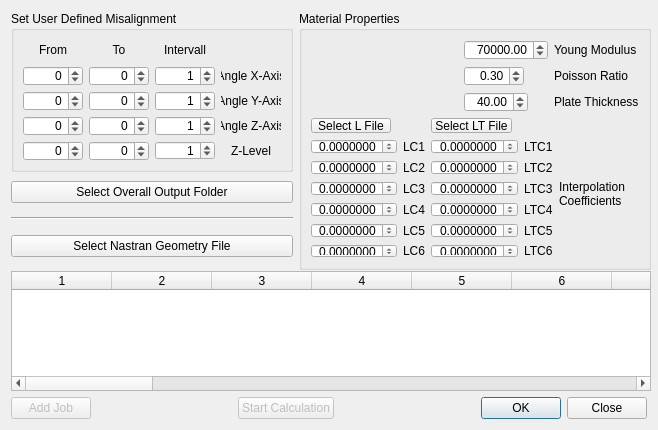
<?xml version="1.0" encoding="UTF-8"?>
<ui version="4.0">
 <class>dialog</class>
 <widget class="QDialog" name="dialog">
  <property name="geometry">
   <rect>
    <x>0</x>
    <y>0</y>
    <width>658</width>
    <height>430</height>
   </rect>
  </property>
  <property name="sizePolicy">
   <sizepolicy hsizetype="Expanding" vsizetype="Expanding">
    <horstretch>0</horstretch>
    <verstretch>0</verstretch>
   </sizepolicy>
  </property>
  <property name="minimumSize">
   <size>
    <width>658</width>
    <height>430</height>
   </size>
  </property>
  <property name="maximumSize">
   <size>
    <width>658</width>
    <height>430</height>
   </size>
  </property>
  <property name="windowTitle">
   <string>Machining Distortion Prediction</string>
  </property>
  <layout class="QGridLayout" name="gridLayout_8">
   <item row="0" column="0">
    <widget class="QGroupBox" name="groupBox_3">
     <property name="minimumSize">
      <size>
       <width>282</width>
       <height>161</height>
      </size>
     </property>
     <property name="maximumSize">
      <size>
       <width>282</width>
       <height>161</height>
      </size>
     </property>
     <property name="title">
      <string>Set User Defined Misalignment</string>
     </property>
     <layout class="QGridLayout" name="gridLayout_2">
      <item row="0" column="0">
       <layout class="QGridLayout" name="gridLayout">
        <item row="0" column="0">
         <widget class="QLabel" name="label_24">
          <property name="text">
           <string>From</string>
          </property>
          <property name="alignment">
           <set>Qt::AlignCenter</set>
          </property>
         </widget>
        </item>
        <item row="0" column="1">
         <widget class="QLabel" name="label_25">
          <property name="text">
           <string>To</string>
          </property>
          <property name="alignment">
           <set>Qt::AlignCenter</set>
          </property>
         </widget>
        </item>
        <item row="0" column="2">
         <widget class="QLabel" name="label_26">
          <property name="text">
           <string>Intervall</string>
          </property>
          <property name="alignment">
           <set>Qt::AlignCenter</set>
          </property>
         </widget>
        </item>
        <item row="0" column="3">
         <spacer name="horizontalSpacer_3">
          <property name="orientation">
           <enum>Qt::Horizontal</enum>
          </property>
          <property name="sizeHint" stdset="0">
           <size>
            <width>40</width>
            <height>20</height>
           </size>
          </property>
         </spacer>
        </item>
        <item row="1" column="0">
         <widget class="QSpinBox" name="spinBox_misalignment_x_from">
          <property name="minimumSize">
           <size>
            <width>60</width>
            <height>20</height>
           </size>
          </property>
          <property name="alignment">
           <set>Qt::AlignRight|Qt::AlignTrailing|Qt::AlignVCenter</set>
          </property>
          <property name="minimum">
           <number>-99</number>
          </property>
         </widget>
        </item>
        <item row="1" column="1">
         <widget class="QSpinBox" name="spinBox_misalignment_x_to">
          <property name="minimumSize">
           <size>
            <width>60</width>
            <height>20</height>
           </size>
          </property>
          <property name="alignment">
           <set>Qt::AlignRight|Qt::AlignTrailing|Qt::AlignVCenter</set>
          </property>
          <property name="minimum">
           <number>-99</number>
          </property>
         </widget>
        </item>
        <item row="1" column="3">
         <widget class="QLabel" name="label">
          <property name="text">
           <string>Angle X-Axis</string>
          </property>
          <property name="alignment">
           <set>Qt::AlignCenter</set>
          </property>
         </widget>
        </item>
        <item row="2" column="0">
         <widget class="QSpinBox" name="spinBox_misalignment_y_from">
          <property name="minimumSize">
           <size>
            <width>60</width>
            <height>20</height>
           </size>
          </property>
          <property name="alignment">
           <set>Qt::AlignRight|Qt::AlignTrailing|Qt::AlignVCenter</set>
          </property>
          <property name="minimum">
           <number>-99</number>
          </property>
         </widget>
        </item>
        <item row="2" column="1">
         <widget class="QSpinBox" name="spinBox_misalignment_y_to">
          <property name="minimumSize">
           <size>
            <width>60</width>
            <height>20</height>
           </size>
          </property>
          <property name="alignment">
           <set>Qt::AlignRight|Qt::AlignTrailing|Qt::AlignVCenter</set>
          </property>
          <property name="minimum">
           <number>-99</number>
          </property>
         </widget>
        </item>
        <item row="2" column="3">
         <widget class="QLabel" name="label_2">
          <property name="text">
           <string>Angle Y-Axis</string>
          </property>
          <property name="alignment">
           <set>Qt::AlignCenter</set>
          </property>
         </widget>
        </item>
        <item row="3" column="0">
         <widget class="QSpinBox" name="spinBox_misalignment_z_from">
          <property name="minimumSize">
           <size>
            <width>60</width>
            <height>20</height>
           </size>
          </property>
          <property name="alignment">
           <set>Qt::AlignRight|Qt::AlignTrailing|Qt::AlignVCenter</set>
          </property>
          <property name="minimum">
           <number>-99</number>
          </property>
         </widget>
        </item>
        <item row="3" column="1">
         <widget class="QSpinBox" name="spinBox_misalignment_z_to">
          <property name="minimumSize">
           <size>
            <width>60</width>
            <height>20</height>
           </size>
          </property>
          <property name="alignment">
           <set>Qt::AlignRight|Qt::AlignTrailing|Qt::AlignVCenter</set>
          </property>
          <property name="minimum">
           <number>-99</number>
          </property>
         </widget>
        </item>
        <item row="3" column="3">
         <widget class="QLabel" name="label_3">
          <property name="text">
           <string>Angle Z-Axis</string>
          </property>
          <property name="alignment">
           <set>Qt::AlignCenter</set>
          </property>
         </widget>
        </item>
        <item row="4" column="0">
         <widget class="QSpinBox" name="spinBox_z_level_from">
          <property name="minimumSize">
           <size>
            <width>60</width>
            <height>20</height>
           </size>
          </property>
          <property name="layoutDirection">
           <enum>Qt::LeftToRight</enum>
          </property>
          <property name="alignment">
           <set>Qt::AlignRight|Qt::AlignTrailing|Qt::AlignVCenter</set>
          </property>
          <property name="minimum">
           <number>-99</number>
          </property>
         </widget>
        </item>
        <item row="4" column="1">
         <widget class="QSpinBox" name="spinBox_z_level_to">
          <property name="minimumSize">
           <size>
            <width>60</width>
            <height>20</height>
           </size>
          </property>
          <property name="alignment">
           <set>Qt::AlignRight|Qt::AlignTrailing|Qt::AlignVCenter</set>
          </property>
          <property name="minimum">
           <number>-99</number>
          </property>
         </widget>
        </item>
        <item row="4" column="3">
         <widget class="QLabel" name="label_27">
          <property name="text">
           <string>Z-Level</string>
          </property>
          <property name="alignment">
           <set>Qt::AlignCenter</set>
          </property>
         </widget>
        </item>
        <item row="1" column="2">
         <widget class="QSpinBox" name="spinBox_misalignment_x_intervall">
          <property name="minimumSize">
           <size>
            <width>60</width>
            <height>20</height>
           </size>
          </property>
          <property name="alignment">
           <set>Qt::AlignRight|Qt::AlignTrailing|Qt::AlignVCenter</set>
          </property>
          <property name="minimum">
           <number>-99</number>
          </property>
          <property name="value">
           <number>1</number>
          </property>
         </widget>
        </item>
        <item row="2" column="2">
         <widget class="QSpinBox" name="spinBox_misalignment_y_intervall">
          <property name="minimumSize">
           <size>
            <width>60</width>
            <height>20</height>
           </size>
          </property>
          <property name="alignment">
           <set>Qt::AlignRight|Qt::AlignTrailing|Qt::AlignVCenter</set>
          </property>
          <property name="minimum">
           <number>-99</number>
          </property>
          <property name="value">
           <number>1</number>
          </property>
         </widget>
        </item>
        <item row="3" column="2">
         <widget class="QSpinBox" name="spinBox_misalignment_z_intervall">
          <property name="minimumSize">
           <size>
            <width>60</width>
            <height>20</height>
           </size>
          </property>
          <property name="alignment">
           <set>Qt::AlignRight|Qt::AlignTrailing|Qt::AlignVCenter</set>
          </property>
          <property name="minimum">
           <number>-99</number>
          </property>
          <property name="value">
           <number>1</number>
          </property>
         </widget>
        </item>
        <item row="4" column="2">
         <widget class="QSpinBox" name="spinBox_z_level_intervall">
          <property name="minimumSize">
           <size>
            <width>60</width>
            <height>0</height>
           </size>
          </property>
          <property name="alignment">
           <set>Qt::AlignRight|Qt::AlignTrailing|Qt::AlignVCenter</set>
          </property>
          <property name="minimum">
           <number>-99</number>
          </property>
          <property name="value">
           <number>1</number>
          </property>
         </widget>
        </item>
       </layout>
      </item>
     </layout>
    </widget>
   </item>
   <item row="0" column="1" rowspan="2">
    <widget class="QGroupBox" name="groupBox">
     <property name="sizePolicy">
      <sizepolicy hsizetype="Expanding" vsizetype="Expanding">
       <horstretch>0</horstretch>
       <verstretch>0</verstretch>
      </sizepolicy>
     </property>
     <property name="minimumSize">
      <size>
       <width>352</width>
       <height>259</height>
      </size>
     </property>
     <property name="maximumSize">
      <size>
       <width>352</width>
       <height>259</height>
      </size>
     </property>
     <property name="title">
      <string>Material Properties</string>
     </property>
     <layout class="QGridLayout" name="gridLayout_7">
      <item row="0" column="0">
       <layout class="QGridLayout" name="gridLayout_6">
        <item row="0" column="0">
         <layout class="QGridLayout" name="gridLayout_5">
          <item row="0" column="0">
           <spacer name="horizontalSpacer_6">
            <property name="orientation">
             <enum>Qt::Horizontal</enum>
            </property>
            <property name="sizeHint" stdset="0">
             <size>
              <width>13</width>
              <height>17</height>
             </size>
            </property>
           </spacer>
          </item>
          <item row="0" column="1">
           <widget class="QDoubleSpinBox" name="spinBox_young_modulus">
            <property name="sizePolicy">
             <sizepolicy hsizetype="Fixed" vsizetype="Fixed">
              <horstretch>0</horstretch>
              <verstretch>0</verstretch>
             </sizepolicy>
            </property>
            <property name="minimumSize">
             <size>
              <width>60</width>
              <height>20</height>
             </size>
            </property>
            <property name="alignment">
             <set>Qt::AlignRight|Qt::AlignTrailing|Qt::AlignVCenter</set>
            </property>
            <property name="maximum">
             <double>999999.989999999990687</double>
            </property>
            <property name="value">
             <double>70000.000000000000000</double>
            </property>
           </widget>
          </item>
          <item row="0" column="2">
           <widget class="QLabel" name="label_6">
            <property name="text">
             <string>Young Modulus</string>
            </property>
           </widget>
          </item>
          <item row="1" column="0">
           <spacer name="horizontalSpacer_7">
            <property name="orientation">
             <enum>Qt::Horizontal</enum>
            </property>
            <property name="sizeHint" stdset="0">
             <size>
              <width>13</width>
              <height>13</height>
             </size>
            </property>
           </spacer>
          </item>
          <item row="1" column="1">
           <widget class="QDoubleSpinBox" name="spinBox_poisson_ratio">
            <property name="sizePolicy">
             <sizepolicy hsizetype="Fixed" vsizetype="Fixed">
              <horstretch>0</horstretch>
              <verstretch>0</verstretch>
             </sizepolicy>
            </property>
            <property name="minimumSize">
             <size>
              <width>60</width>
              <height>20</height>
             </size>
            </property>
            <property name="alignment">
             <set>Qt::AlignRight|Qt::AlignTrailing|Qt::AlignVCenter</set>
            </property>
            <property name="singleStep">
             <double>0.100000000000000</double>
            </property>
            <property name="value">
             <double>0.300000000000000</double>
            </property>
           </widget>
          </item>
          <item row="1" column="2">
           <widget class="QLabel" name="label_7">
            <property name="text">
             <string>Poisson Ratio</string>
            </property>
           </widget>
          </item>
          <item row="2" column="0">
           <spacer name="horizontalSpacer_9">
            <property name="orientation">
             <enum>Qt::Horizontal</enum>
            </property>
            <property name="sizeHint" stdset="0">
             <size>
              <width>13</width>
              <height>17</height>
             </size>
            </property>
           </spacer>
          </item>
          <item row="2" column="1">
           <widget class="QDoubleSpinBox" name="spinBox_Plate_Thickness">
            <property name="sizePolicy">
             <sizepolicy hsizetype="Fixed" vsizetype="Fixed">
              <horstretch>0</horstretch>
              <verstretch>0</verstretch>
             </sizepolicy>
            </property>
            <property name="minimumSize">
             <size>
              <width>60</width>
              <height>20</height>
             </size>
            </property>
            <property name="layoutDirection">
             <enum>Qt::LeftToRight</enum>
            </property>
            <property name="alignment">
             <set>Qt::AlignRight|Qt::AlignTrailing|Qt::AlignVCenter</set>
            </property>
            <property name="maximum">
             <double>500.000000000000000</double>
            </property>
            <property name="value">
             <double>40.000000000000000</double>
            </property>
           </widget>
          </item>
          <item row="2" column="2">
           <widget class="QLabel" name="label_8">
            <property name="text">
             <string>Plate Thickness</string>
            </property>
           </widget>
          </item>
         </layout>
        </item>
        <item row="1" column="0">
         <layout class="QGridLayout" name="gridLayout_4">
          <item row="0" column="0">
           <layout class="QGridLayout" name="gridLayout_3">
            <item row="0" column="0">
             <widget class="QPushButton" name="select_L_file">
              <property name="text">
               <string>Select L File</string>
              </property>
             </widget>
            </item>
            <item row="0" column="1" colspan="2">
             <spacer name="horizontalSpacer">
              <property name="orientation">
               <enum>Qt::Horizontal</enum>
              </property>
              <property name="sizeHint" stdset="0">
               <size>
                <width>40</width>
                <height>20</height>
               </size>
              </property>
             </spacer>
            </item>
            <item row="0" column="3">
             <widget class="QPushButton" name="select_LT_file">
              <property name="text">
               <string>Select LT File</string>
              </property>
             </widget>
            </item>
            <item row="0" column="4" colspan="2">
             <spacer name="horizontalSpacer_2">
              <property name="orientation">
               <enum>Qt::Horizontal</enum>
              </property>
              <property name="sizeHint" stdset="0">
               <size>
                <width>40</width>
                <height>20</height>
               </size>
              </property>
             </spacer>
            </item>
            <item row="1" column="0" colspan="2">
             <widget class="QDoubleSpinBox" name="lc1">
              <property name="minimumSize">
               <size>
                <width>80</width>
                <height>0</height>
               </size>
              </property>
              <property name="alignment">
               <set>Qt::AlignRight|Qt::AlignTrailing|Qt::AlignVCenter</set>
              </property>
              <property name="decimals">
               <number>7</number>
              </property>
              <property name="minimum">
               <double>-99.999999000000003</double>
              </property>
              <property name="maximum">
               <double>99.999999000000003</double>
              </property>
              <property name="singleStep">
               <double>0.100000000000000</double>
              </property>
             </widget>
            </item>
            <item row="1" column="2">
             <widget class="QLabel" name="label_9">
              <property name="text">
               <string>LC1</string>
              </property>
             </widget>
            </item>
            <item row="1" column="3" colspan="2">
             <widget class="QDoubleSpinBox" name="ltc1">
              <property name="minimumSize">
               <size>
                <width>80</width>
                <height>0</height>
               </size>
              </property>
              <property name="alignment">
               <set>Qt::AlignRight|Qt::AlignTrailing|Qt::AlignVCenter</set>
              </property>
              <property name="decimals">
               <number>7</number>
              </property>
              <property name="minimum">
               <double>-99.999999000000003</double>
              </property>
              <property name="maximum">
               <double>99.999999000000003</double>
              </property>
              <property name="singleStep">
               <double>0.100000000000000</double>
              </property>
             </widget>
            </item>
            <item row="1" column="5">
             <widget class="QLabel" name="label_16">
              <property name="text">
               <string>LTC1</string>
              </property>
             </widget>
            </item>
            <item row="2" column="0" colspan="2">
             <widget class="QDoubleSpinBox" name="lc2">
              <property name="minimumSize">
               <size>
                <width>80</width>
                <height>0</height>
               </size>
              </property>
              <property name="alignment">
               <set>Qt::AlignRight|Qt::AlignTrailing|Qt::AlignVCenter</set>
              </property>
              <property name="decimals">
               <number>7</number>
              </property>
              <property name="minimum">
               <double>-99.999999000000003</double>
              </property>
              <property name="maximum">
               <double>99.999999000000003</double>
              </property>
              <property name="singleStep">
               <double>0.100000000000000</double>
              </property>
             </widget>
            </item>
            <item row="2" column="2">
             <widget class="QLabel" name="label_12">
              <property name="text">
               <string>LC2</string>
              </property>
             </widget>
            </item>
            <item row="2" column="3" colspan="2">
             <widget class="QDoubleSpinBox" name="ltc2">
              <property name="minimumSize">
               <size>
                <width>80</width>
                <height>0</height>
               </size>
              </property>
              <property name="alignment">
               <set>Qt::AlignRight|Qt::AlignTrailing|Qt::AlignVCenter</set>
              </property>
              <property name="decimals">
               <number>7</number>
              </property>
              <property name="minimum">
               <double>-99.999999000000003</double>
              </property>
              <property name="maximum">
               <double>99.999999000000003</double>
              </property>
              <property name="singleStep">
               <double>0.100000000000000</double>
              </property>
             </widget>
            </item>
            <item row="2" column="5">
             <widget class="QLabel" name="label_13">
              <property name="text">
               <string>LTC2</string>
              </property>
             </widget>
            </item>
            <item row="3" column="0" colspan="2">
             <widget class="QDoubleSpinBox" name="lc3">
              <property name="minimumSize">
               <size>
                <width>80</width>
                <height>0</height>
               </size>
              </property>
              <property name="alignment">
               <set>Qt::AlignRight|Qt::AlignTrailing|Qt::AlignVCenter</set>
              </property>
              <property name="decimals">
               <number>7</number>
              </property>
              <property name="minimum">
               <double>-99.999999000000003</double>
              </property>
              <property name="maximum">
               <double>99.999999000000003</double>
              </property>
              <property name="singleStep">
               <double>0.100000000000000</double>
              </property>
             </widget>
            </item>
            <item row="3" column="2">
             <widget class="QLabel" name="label_11">
              <property name="text">
               <string>LC3</string>
              </property>
             </widget>
            </item>
            <item row="3" column="3" colspan="2">
             <widget class="QDoubleSpinBox" name="ltc3">
              <property name="minimumSize">
               <size>
                <width>80</width>
                <height>0</height>
               </size>
              </property>
              <property name="alignment">
               <set>Qt::AlignRight|Qt::AlignTrailing|Qt::AlignVCenter</set>
              </property>
              <property name="decimals">
               <number>7</number>
              </property>
              <property name="minimum">
               <double>-99.999999000000003</double>
              </property>
              <property name="maximum">
               <double>99.999999000000003</double>
              </property>
              <property name="singleStep">
               <double>0.100000000000000</double>
              </property>
             </widget>
            </item>
            <item row="3" column="5">
             <widget class="QLabel" name="label_14">
              <property name="text">
               <string>LTC3</string>
              </property>
             </widget>
            </item>
            <item row="4" column="0" colspan="2">
             <widget class="QDoubleSpinBox" name="lc4">
              <property name="minimumSize">
               <size>
                <width>80</width>
                <height>0</height>
               </size>
              </property>
              <property name="alignment">
               <set>Qt::AlignRight|Qt::AlignTrailing|Qt::AlignVCenter</set>
              </property>
              <property name="decimals">
               <number>7</number>
              </property>
              <property name="minimum">
               <double>-99.999999000000003</double>
              </property>
              <property name="maximum">
               <double>99.999999000000003</double>
              </property>
              <property name="singleStep">
               <double>0.100000000000000</double>
              </property>
             </widget>
            </item>
            <item row="4" column="2">
             <widget class="QLabel" name="label_10">
              <property name="text">
               <string>LC4</string>
              </property>
             </widget>
            </item>
            <item row="4" column="3" colspan="2">
             <widget class="QDoubleSpinBox" name="ltc4">
              <property name="minimumSize">
               <size>
                <width>80</width>
                <height>0</height>
               </size>
              </property>
              <property name="alignment">
               <set>Qt::AlignRight|Qt::AlignTrailing|Qt::AlignVCenter</set>
              </property>
              <property name="decimals">
               <number>7</number>
              </property>
              <property name="minimum">
               <double>-99.999999000000003</double>
              </property>
              <property name="maximum">
               <double>99.999999000000003</double>
              </property>
              <property name="singleStep">
               <double>0.100000000000000</double>
              </property>
             </widget>
            </item>
            <item row="5" column="0" colspan="2">
             <widget class="QDoubleSpinBox" name="lc5">
              <property name="minimumSize">
               <size>
                <width>80</width>
                <height>0</height>
               </size>
              </property>
              <property name="alignment">
               <set>Qt::AlignRight|Qt::AlignTrailing|Qt::AlignVCenter</set>
              </property>
              <property name="decimals">
               <number>7</number>
              </property>
              <property name="minimum">
               <double>-99.999999000000003</double>
              </property>
              <property name="maximum">
               <double>99.999999000000003</double>
              </property>
              <property name="singleStep">
               <double>0.100000000000000</double>
              </property>
             </widget>
            </item>
            <item row="5" column="2">
             <widget class="QLabel" name="label_19">
              <property name="text">
               <string>LC5</string>
              </property>
             </widget>
            </item>
            <item row="5" column="3" colspan="2">
             <widget class="QDoubleSpinBox" name="ltc5">
              <property name="minimumSize">
               <size>
                <width>80</width>
                <height>0</height>
               </size>
              </property>
              <property name="alignment">
               <set>Qt::AlignRight|Qt::AlignTrailing|Qt::AlignVCenter</set>
              </property>
              <property name="decimals">
               <number>7</number>
              </property>
              <property name="minimum">
               <double>-99.999999000000003</double>
              </property>
              <property name="maximum">
               <double>99.999999000000003</double>
              </property>
              <property name="singleStep">
               <double>0.100000000000000</double>
              </property>
             </widget>
            </item>
            <item row="5" column="5">
             <widget class="QLabel" name="label_17">
              <property name="text">
               <string>LTC5</string>
              </property>
             </widget>
            </item>
            <item row="6" column="0" colspan="2">
             <widget class="QDoubleSpinBox" name="lc6">
              <property name="minimumSize">
               <size>
                <width>80</width>
                <height>0</height>
               </size>
              </property>
              <property name="alignment">
               <set>Qt::AlignRight|Qt::AlignTrailing|Qt::AlignVCenter</set>
              </property>
              <property name="decimals">
               <number>7</number>
              </property>
              <property name="minimum">
               <double>-99.999999000000003</double>
              </property>
              <property name="maximum">
               <double>99.999999000000003</double>
              </property>
              <property name="singleStep">
               <double>0.100000000000000</double>
              </property>
             </widget>
            </item>
            <item row="6" column="2">
             <widget class="QLabel" name="label_20">
              <property name="text">
               <string>LC6</string>
              </property>
             </widget>
            </item>
            <item row="6" column="3" colspan="2">
             <widget class="QDoubleSpinBox" name="ltc6">
              <property name="minimumSize">
               <size>
                <width>80</width>
                <height>0</height>
               </size>
              </property>
              <property name="alignment">
               <set>Qt::AlignRight|Qt::AlignTrailing|Qt::AlignVCenter</set>
              </property>
              <property name="decimals">
               <number>7</number>
              </property>
              <property name="minimum">
               <double>-99.999999000000003</double>
              </property>
              <property name="maximum">
               <double>99.999999000000003</double>
              </property>
              <property name="singleStep">
               <double>0.100000000000000</double>
              </property>
             </widget>
            </item>
            <item row="6" column="5">
             <widget class="QLabel" name="label_18">
              <property name="text">
               <string>LTC6</string>
              </property>
             </widget>
            </item>
            <item row="4" column="5">
             <widget class="QLabel" name="label_15">
              <property name="text">
               <string>LTC4</string>
              </property>
             </widget>
            </item>
           </layout>
          </item>
          <item row="0" column="1">
           <widget class="QLabel" name="label_21">
            <property name="minimumSize">
             <size>
              <width>0</width>
              <height>152</height>
             </size>
            </property>
            <property name="text">
             <string>Interpolation Coefficients</string>
            </property>
            <property name="wordWrap">
             <bool>true</bool>
            </property>
           </widget>
          </item>
         </layout>
        </item>
       </layout>
      </item>
     </layout>
    </widget>
   </item>
   <item row="1" column="0">
    <layout class="QVBoxLayout" name="verticalLayout">
     <item>
      <spacer name="verticalSpacer_3">
       <property name="orientation">
        <enum>Qt::Vertical</enum>
       </property>
       <property name="sizeHint" stdset="0">
        <size>
         <width>20</width>
         <height>40</height>
        </size>
       </property>
      </spacer>
     </item>
     <item>
      <widget class="QPushButton" name="button_select_output">
       <property name="text">
        <string>Select Overall Output Folder</string>
       </property>
      </widget>
     </item>
     <item>
      <spacer name="verticalSpacer">
       <property name="orientation">
        <enum>Qt::Vertical</enum>
       </property>
       <property name="sizeHint" stdset="0">
        <size>
         <width>20</width>
         <height>40</height>
        </size>
       </property>
      </spacer>
     </item>
     <item>
      <widget class="Line" name="line_2">
       <property name="orientation">
        <enum>Qt::Horizontal</enum>
       </property>
      </widget>
     </item>
     <item>
      <spacer name="verticalSpacer_2">
       <property name="orientation">
        <enum>Qt::Vertical</enum>
       </property>
       <property name="sizeHint" stdset="0">
        <size>
         <width>20</width>
         <height>40</height>
        </size>
       </property>
      </spacer>
     </item>
     <item>
      <widget class="QPushButton" name="button_select_file">
       <property name="text">
        <string>Select Nastran Geometry File</string>
       </property>
      </widget>
     </item>
     <item>
      <spacer name="verticalSpacer_4">
       <property name="orientation">
        <enum>Qt::Vertical</enum>
       </property>
       <property name="sizeHint" stdset="0">
        <size>
         <width>20</width>
         <height>40</height>
        </size>
       </property>
      </spacer>
     </item>
    </layout>
   </item>
   <item row="2" column="0" colspan="2">
    <widget class="QTableWidget" name="JobTable">
     <property name="sizePolicy">
      <sizepolicy hsizetype="MinimumExpanding" vsizetype="Fixed">
       <horstretch>0</horstretch>
       <verstretch>0</verstretch>
      </sizepolicy>
     </property>
     <property name="minimumSize">
      <size>
       <width>640</width>
       <height>120</height>
      </size>
     </property>
     <property name="maximumSize">
      <size>
       <width>640</width>
       <height>16777215</height>
      </size>
     </property>
     <property name="rowCount">
      <number>0</number>
     </property>
     <property name="columnCount">
      <number>29</number>
     </property>
     <column/>
     <column/>
     <column/>
     <column/>
     <column/>
     <column/>
     <column/>
     <column/>
     <column/>
     <column/>
     <column/>
     <column/>
     <column/>
     <column/>
     <column/>
     <column/>
     <column/>
     <column/>
     <column/>
     <column/>
     <column/>
     <column/>
     <column/>
     <column/>
     <column/>
     <column/>
     <column/>
     <column/>
     <column/>
    </widget>
   </item>
   <item row="3" column="0" colspan="2">
    <layout class="QHBoxLayout" name="horizontalLayout">
     <item>
      <widget class="QPushButton" name="button_add_to_table">
       <property name="enabled">
        <bool>false</bool>
       </property>
       <property name="text">
        <string>Add Job</string>
       </property>
      </widget>
     </item>
     <item>
      <spacer name="horizontalSpacer_4">
       <property name="orientation">
        <enum>Qt::Horizontal</enum>
       </property>
       <property name="sizeHint" stdset="0">
        <size>
         <width>40</width>
         <height>20</height>
        </size>
       </property>
      </spacer>
     </item>
     <item>
      <widget class="QPushButton" name="button_start_calculation">
       <property name="enabled">
        <bool>false</bool>
       </property>
       <property name="text">
        <string>Start Calculation</string>
       </property>
      </widget>
     </item>
     <item>
      <spacer name="horizontalSpacer_5">
       <property name="orientation">
        <enum>Qt::Horizontal</enum>
       </property>
       <property name="sizeHint" stdset="0">
        <size>
         <width>40</width>
         <height>20</height>
        </size>
       </property>
      </spacer>
     </item>
     <item>
      <widget class="QDialogButtonBox" name="button_dialog">
       <property name="orientation">
        <enum>Qt::Horizontal</enum>
       </property>
       <property name="standardButtons">
        <set>QDialogButtonBox::Close|QDialogButtonBox::Ok</set>
       </property>
      </widget>
     </item>
    </layout>
   </item>
  </layout>
 </widget>
 <tabstops>
  <tabstop>button_select_file</tabstop>
  <tabstop>spinBox_misalignment_x_from</tabstop>
  <tabstop>spinBox_misalignment_y_from</tabstop>
  <tabstop>spinBox_misalignment_z_from</tabstop>
  <tabstop>spinBox_young_modulus</tabstop>
  <tabstop>spinBox_poisson_ratio</tabstop>
  <tabstop>spinBox_Plate_Thickness</tabstop>
  <tabstop>lc1</tabstop>
  <tabstop>lc2</tabstop>
  <tabstop>lc3</tabstop>
  <tabstop>lc4</tabstop>
  <tabstop>lc5</tabstop>
  <tabstop>lc6</tabstop>
  <tabstop>ltc1</tabstop>
  <tabstop>ltc2</tabstop>
  <tabstop>ltc3</tabstop>
  <tabstop>ltc4</tabstop>
  <tabstop>ltc5</tabstop>
  <tabstop>ltc6</tabstop>
  <tabstop>button_add_to_table</tabstop>
  <tabstop>button_start_calculation</tabstop>
  <tabstop>JobTable</tabstop>
 </tabstops>
 <resources/>
 <connections/>
</ui>
